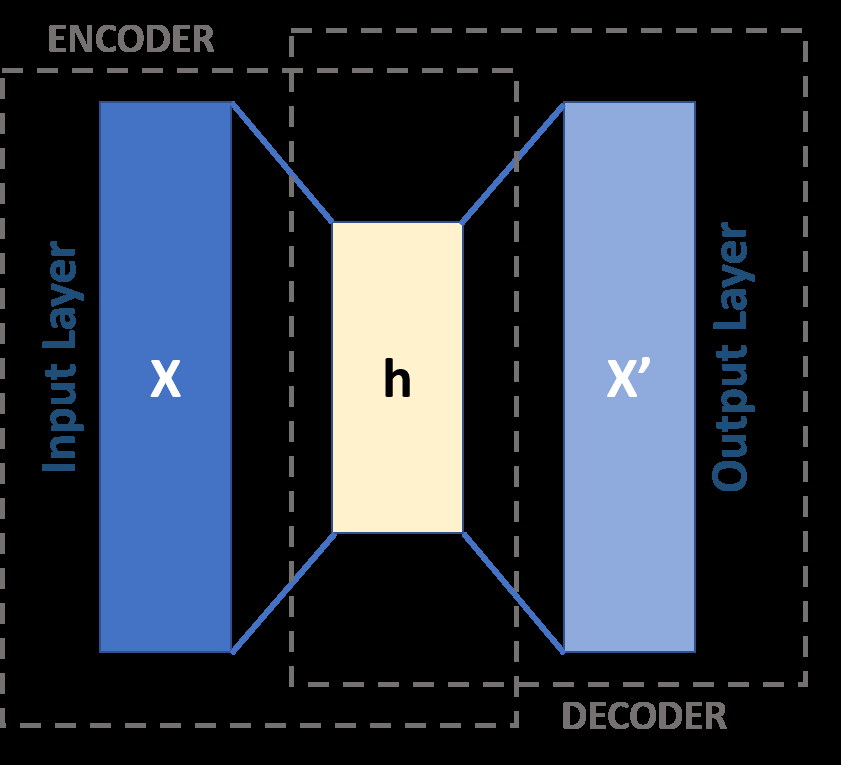
#> input picture streamlit_website/images/encoder_decoder.png, 841 x 765 px; its folder holds only this picture in this run
$ python -i feature_extraction.py   (imports and definitions only)   (older library calls are emulated)
#> lines starting #> are read from the running program, lines starting #| are printed output that depends on the picture; after the words box and inside, x2 and y2 are one past the last pixel; in counts of white or black regions, pixels touching at a corner belong together
import pandas as pd
import numpy as np
import cv2
import os
import pickle
from skimage.measure import shannon_entropy
from skimage.feature import blob_log
from skimage.restoration import estimate_sigma
from skimage.filters import sobel
from skimage.segmentation import watershed
from skimage.transform import hough_line, hough_line_peaks
from scipy.fftpack import fft2, fftshift
from tqdm import tqdm
import torch

# get list of all categories
# [92 lines left out: functions get_category_list, get_all_image_and_ground_truth_paths, resize_images, extract_image_metadata, not called in this run]

# return dictionary with various features computed from given image
def compute_features(image):
    # convert image to RGB if it is not already
    if len(image.shape) == 2 or image.shape[2] == 1:
        image = cv2.cvtColor(image, cv2.COLOR_GRAY2RGB)

    # compute brightness and contrast for each channel
    b_brightness = np.mean(image[:, :, 0])
#> b_brightness = 43.82
    g_brightness = np.mean(image[:, :, 1])
#> g_brightness = 52.03
    r_brightness = np.mean(image[:, :, 2])
#> r_brightness = 65.75
    b_contrast = np.std(image[:, :, 0])
#> b_contrast = 73.35
    g_contrast = np.std(image[:, :, 1])
#> g_contrast = 78.46
    r_contrast = np.std(image[:, :, 2])
#> r_contrast = 93.8
    luminance = 0.2126 * r_brightness + 0.7152 * g_brightness + 0.0722 * b_brightness
#> luminance = 54.36

    # compute edge density
    edges = cv2.Canny(image, 100, 200)
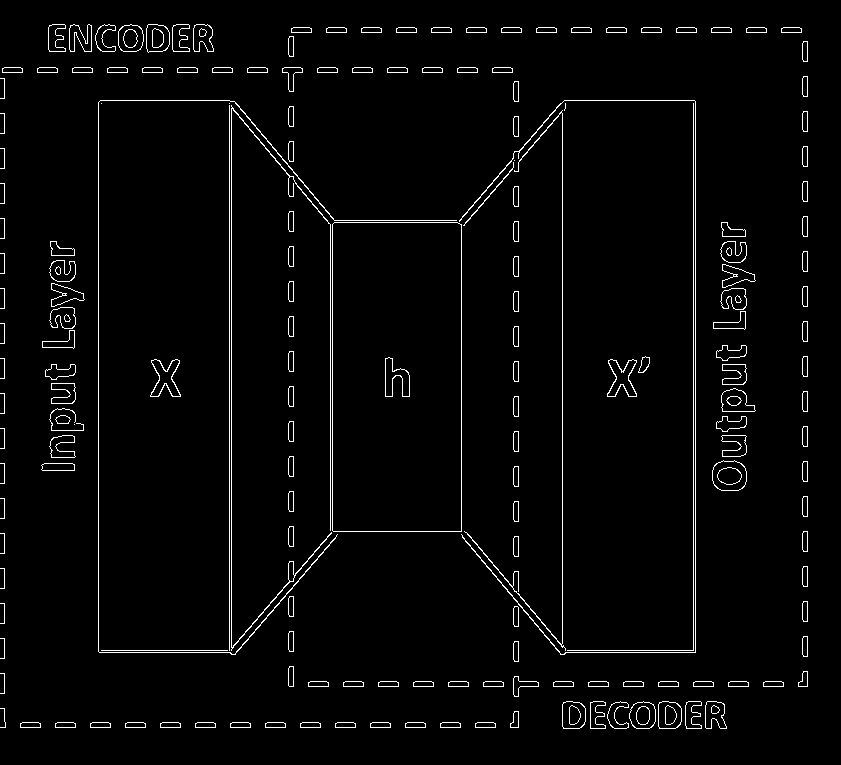
#> edges: shape (765, 841); 2.8% white in thin lines or dots, all inside (x1, y1, x2, y2) = (0, 24, 808, 729)
    edge_density = np.sum(edges) / (image.shape[0] * image.shape[1])
#> edge_density = 7.02

    # compute symmetry
    gray_image = cv2.cvtColor(image, cv2.COLOR_RGB2GRAY)
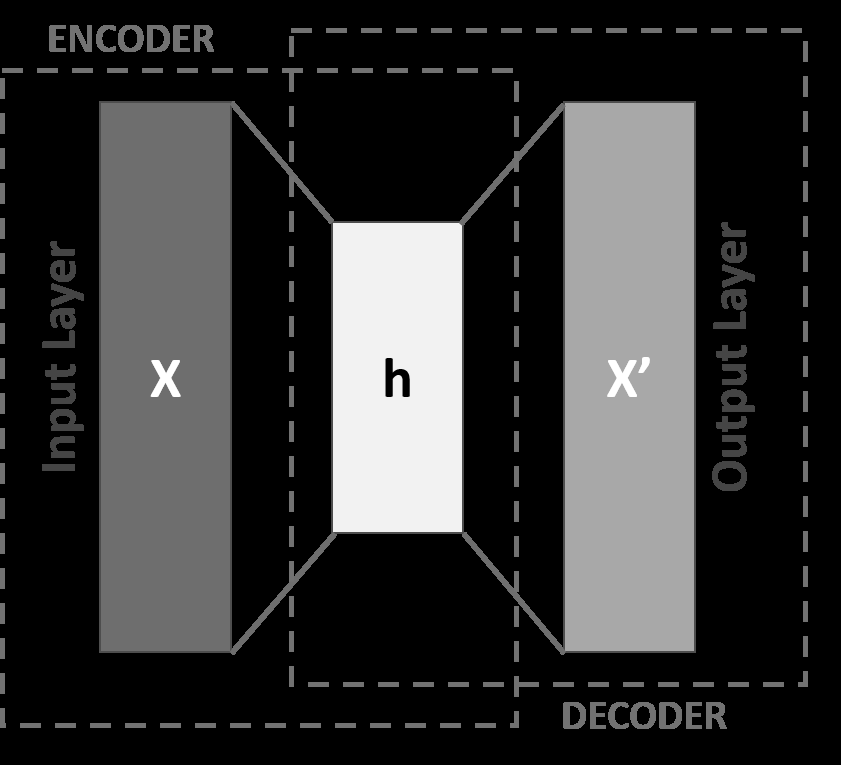
#> gray_image: shape (765, 841); min 0, max 255, mean 51.2
    h_symmetry = np.mean(np.abs(gray_image - np.fliplr(gray_image)))
#> h_symmetry = 54.66
    v_symmetry = np.mean(np.abs(gray_image - np.flipud(gray_image)))
#> v_symmetry = 11.33

    # compute gradient features
    gx = cv2.Sobel(gray_image, cv2.CV_64F, 1, 0, ksize=3)
    gy = cv2.Sobel(gray_image, cv2.CV_64F, 0, 1, ksize=3)
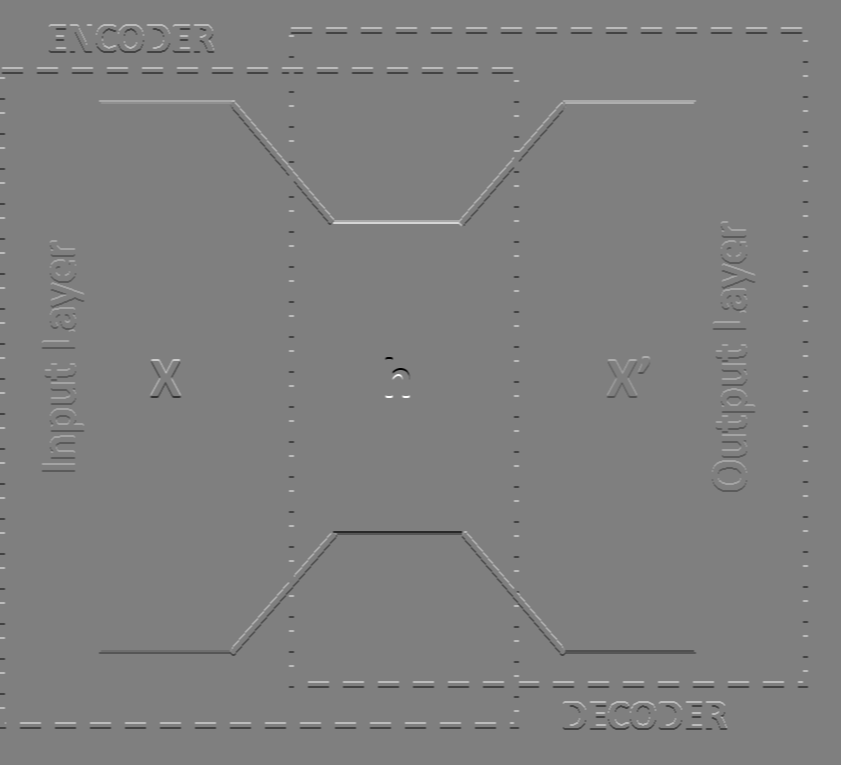
#> gy: shape (765, 841) float64; min -968, max 968, mean 0; drawn with min black and max white
    mean_grad_x = np.mean(gx)
#> mean_grad_x = -0.564
    std_grad_x = np.std(gx)
#> std_grad_x = 75.84
    mean_grad_y = np.mean(gy)
#> mean_grad_y = 0
    std_grad_y = np.std(gy)
#> std_grad_y = 62.48

    # compute shape features
    _, binary = cv2.threshold(gray_image, 127, 255, cv2.THRESH_BINARY)
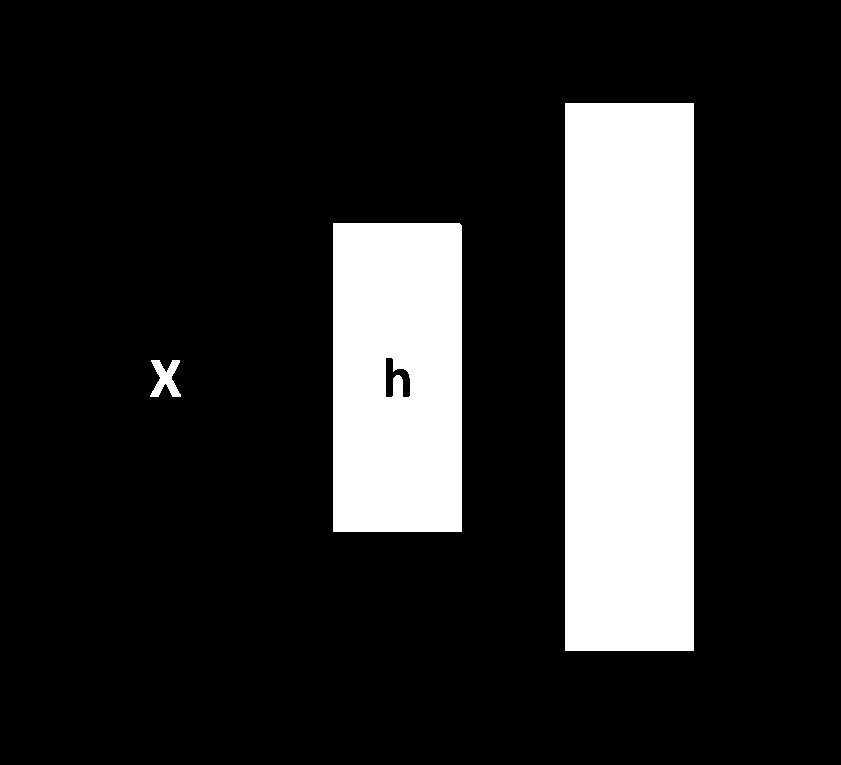
#> binary: shape (765, 841); 17.2% white; 3 white regions
    contours, _ = cv2.findContours(binary, cv2.RETR_EXTERNAL, cv2.CHAIN_APPROX_SIMPLE)
#> contours = 3 contours; box (x1, y1, x2, y2) and area: (565, 103, 694, 651) 70016, (333, 223, 462, 532) 39422, (150, 360, 181, 397) 544
    object_count = len(contours)
#> object_count = 3
    if object_count > 0:
        largest = max(contours, key=cv2.contourArea)
#> largest = [[565, 103], [565, 650], [693, 650], [693, 103]]
        x, y, w, h = cv2.boundingRect(largest)
#> x = 565; y = 103; w = 129; h = 548
        bbox_area = w * h
#> bbox_area = 70692
        bbox_ar = w / h
#> bbox_ar = 0.235
        perimeter = cv2.arcLength(largest, True)
#> perimeter = 1350
    else:
        x, y, w, h, bbox_area, bbox_ar, perimeter = 0, 0, 0, 0, 0, 0, 0

    # compute statistical features
    mean_intensity = np.mean(gray_image)
#> mean_intensity = 51.24
    variance_intensity = np.var(gray_image)
#> variance_intensity = 6045.7
    entropy = shannon_entropy(gray_image)
#> entropy = 1.71
    hist = np.histogram(gray_image, bins=256, range=(0, 256))
    mode_intensity = hist[1][np.argmax(hist[0])]
#> mode_intensity = 0
    median_intensity = np.median(gray_image)
#> median_intensity = 0
    quantiles_intensity = np.percentile(gray_image, [25, 50, 75])
#> quantiles_intensity = [0, 0, 110]
    quantiles_intensity_list = quantiles_intensity.tolist()
#> quantiles_intensity_list = [0, 0, 110]

    # compute frequency domain features
    f_transform = fftshift(fft2(gray_image))
    mag = np.abs(f_transform)
    mean_magnitude = np.mean(mag)
#> mean_magnitude = 7591.1
    variance_magnitude = np.var(mag)
#> variance_magnitude = 5.52e+09

    # compute structural features
    h, theta, d = hough_line(gray_image)
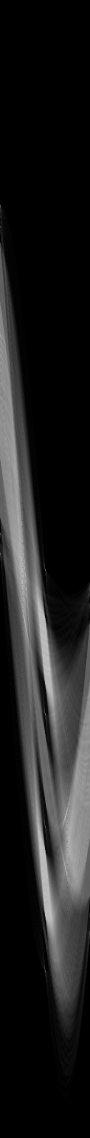
#> h: shape (2275, 180) uint64 (shown at 1/2 size); min 0, max 783, mean 95.9; drawn with min black and max white
#> theta = 180 values from -1.57 to 1.55; d = 2275 values from -1137 to 1137
    _, angles, dists = hough_line_peaks(h, theta, d)
#> angles = 98 values, max 1.55 at index 76, min -1.57 at index 54, mean -0.0379; dists = 98 values, max 805 at index 95, min -725 at index 82, mean 209.8
    line_length = np.sum(np.sqrt(np.diff(dists)**2 + np.diff(angles)**2)) if len(dists) > 1 else 0
#> line_length = 33890.2

    # compute region-based features
    blobs = blob_log(gray_image, max_sigma=30, num_sigma=10, threshold=.1)
#> blobs = 595 rows, first 8: [382, 397, 4.22], [498, 426, 30], [256, 426, 30], [256, 368, 30], [498, 368, 30], [370, 393, 1], [376, 399, 1], [136, 659, 30]
    blob_count = len(blobs)
#> blob_count = 595
    grad = sobel(gray_image)
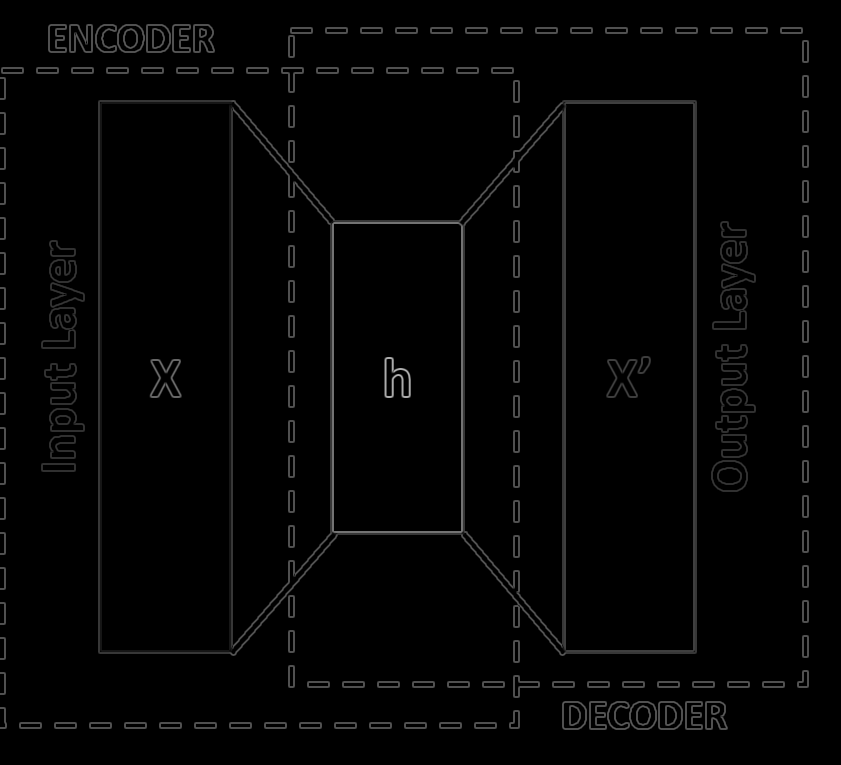
#> grad: shape (765, 841) float64; min 0, max 0.72, mean 0.0162
    markers = np.zeros_like(gray_image)
    markers[gray_image < 30] = 1
    markers[gray_image > 150] = 2
    seg = watershed(grad, markers)
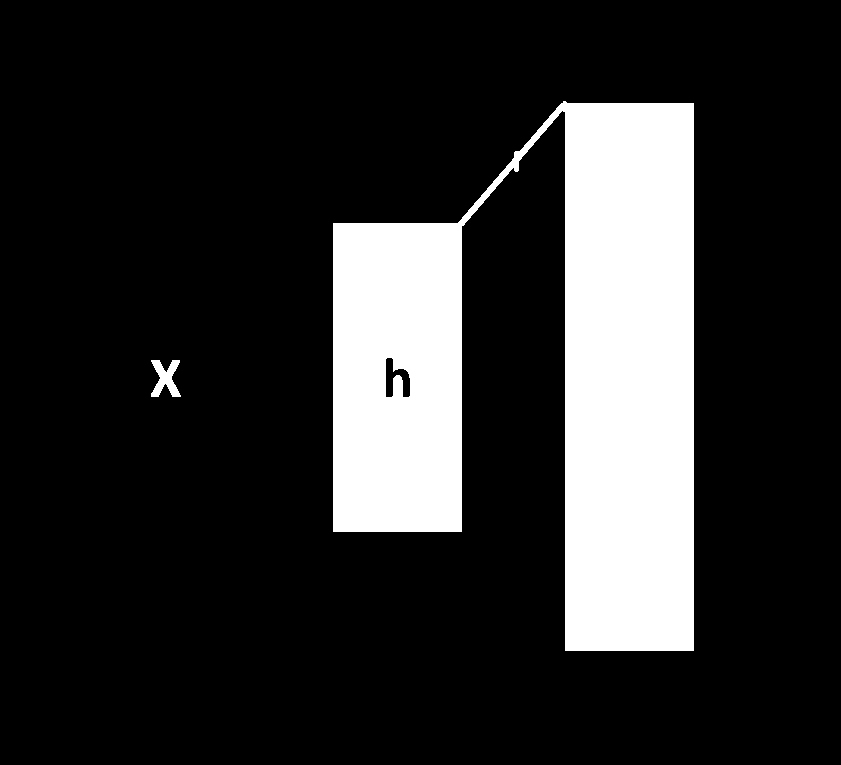
#> seg: shape (765, 841); values 1 (black) and 2 (white), 17.4% white; 2 white regions, box (x1, y1, x2, y2) and area: (333, 101, 694, 651) 111094, (151, 360, 181, 397) 612
    region_homogeneity = np.mean([np.std(gray_image[seg == label]) for label in np.unique(seg)])
#> region_homogeneity = 39.66

    # compute noise features
    noise_level = estimate_sigma(gray_image)
#> noise_level = 2.92e-31
    signal_to_noise_ratio = np.mean(gray_image) / noise_level if noise_level != 0 else 0
#> signal_to_noise_ratio = 1.75e+32

    return {
        'num_pixels_b': np.sum(image[:, :, 0]),
        'num_pixels_g': np.sum(image[:, :, 1]),
        'num_pixels_r': np.sum(image[:, :, 2]),
        'brightness_b': b_brightness,
        'brightness_g': g_brightness,
        'brightness_r': r_brightness,
        'contrast_b': b_contrast,
        'contrast_g': g_contrast,
        'contrast_r': r_contrast,
        'luminance': luminance,
        'edge_density': edge_density,
        'h_symmetry': h_symmetry,
        'v_symmetry': v_symmetry,
        'mean_grad_x': mean_grad_x,
        'std_grad_x': std_grad_x,
        'mean_grad_y': mean_grad_y,
        'std_grad_y': std_grad_y,
        'object_count': object_count,
        'bounding_box_area': bbox_area,
        'bounding_box_aspect_ratio': bbox_ar,
        'bounding_box_x': x,
        'bounding_box_y': y,
        'bounding_box_width': w,
        'bounding_box_height': h,
        'perimeter': perimeter,
        'mean_intensity': mean_intensity,
        'variance_intensity': variance_intensity,
        'entropy': entropy,
        'mode_intensity': mode_intensity,
        'median_intensity': median_intensity,
        # 'quantiles_intensity': quantiles_intensity.tolist(), APPENDED TO END OF DICT !
        'mean_magnitude': mean_magnitude,
        'variance_magnitude': variance_magnitude,
        'line_length': line_length,
        'blob_count': blob_count,
        'region_homogeneity': region_homogeneity,
        'noise_level': noise_level,
        'signal_to_noise_ratio': signal_to_noise_ratio,
        'quantiles_intensity_25': quantiles_intensity_list[0],
        'quantiles_intensity_50': quantiles_intensity_list[1],
        'quantiles_intensity_75': quantiles_intensity_list[2],
    }

# extract pixel values from images using CUDA and batching
# [179 lines left out: functions extract_pixel_values_cuda_batched, assemble_mvtec_dataset_train_test, not called in this run]

>>> import cv2
>>> picture = cv2.cvtColor(cv2.imread('../../streamlit_website/images/encoder_decoder.png'), cv2.COLOR_BGR2RGB)
>>> result = compute_features(picture)
#> result = 40 items
